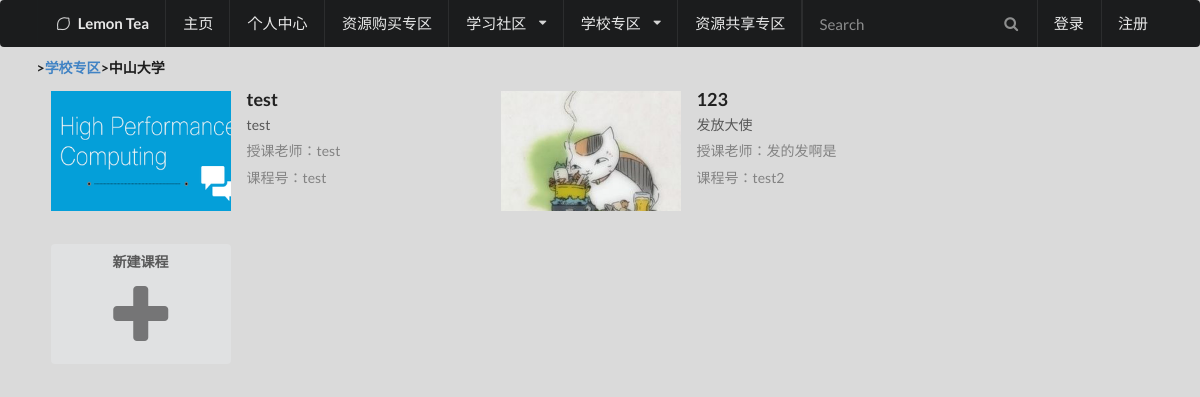
The page /school/1/ on the database its author committed.
### LemonApp/models.py (models this page shows, shortened)
class College(models.Model):
    name = models.CharField("大学名字", max_length=100)
    english_name = models.CharField("英文名字", max_length=100)
    image = models.ImageField("大学图片", upload_to="CollegePhoto/", null=True, default="CollegePhoto/default.png")
    description = models.TextField("大学介绍")
    class Meta:
        db_table = "College"

class Course(models.Model):
    college_id = models.ForeignKey(College, on_delete=models.CASCADE)
    creator_id = models.ForeignKey(Account, on_delete=models.CASCADE)
    course_order = models.IntegerField("课程编号", null=True)
    course_identifier = models.CharField("课程号", max_length=50)
    title = models.CharField("课程名称", max_length=50)
    image = models.ImageField("课程图片", upload_to="CoursePhoto/", null=True, default="CoursePhoto/default.png")
    description = models.TextField("课程介绍")
    teacher = models.CharField("授课老师", max_length=50)
    class Meta:
        unique_together = ("id", "college_id", "creator_id")
        db_table = "Course"

### LemonApp/views.py (the view)
# urls.py: url(r'^school/[0-9]+/$', views.courses, name='courses'),
def courses(request):
	path = request.path
	college_list = College.objects.all()
	URL_list = path.split('/')
	college_id = int(URL_list[2])
	college = College.objects.filter(id=college_id)[0]
	CourseList = Course.objects.filter(college_id=college)
	return render(request,'courses.html', locals())

### LemonApp/templates/courses.html (shortened to what this page needs)
{% load static %}
<!DOCTYPE html>
<html>
<head>
    <link rel="stylesheet" type="text/css" href="{% static 'semantic.css' %}">
</head>
<body>
	{% include "HeaderMenu.html"%}
<div class = "ui main container">
  <h5 class="ui header">><a href="/school/">学校专区</a>>{{ college.name }}</h5>
<div class="ui two column doubling stackable grid container">
{% for course in CourseList %}
  <div class="column">
<div class="ui items">
  <div class="item">
    <div class="image">
      <a href="course/{{ course.id }}/"><img src= "/LemonApp/media/{{ course.image }}" style="height:120px;width:180px;object-fit:cover;"></a>
    </div>
    <div class="content">
      <a href="course/{{ course.id }}/" class="header">{{ course.title }}</a>
      <div class="meta">
        <span>{{ course.description }}</span>
      </div>
      <div class="extra">授课老师：{{ course.teacher }} </div>
      <div class="extra">课程号：{{ course.course_identifier }} </div>
    </div>
  </div>
</div>
  </div>
{% endfor %}
<div class="column">
<div class="ui items">
  <div class="item">
    <div class="image">
      <a href="create_course/"><button class="ui button" style="height:120px;width:180px;object-fit:cover;"">新建课程<i class="plus icon" style="margin-left:28px;margin-top:40px;font-size:70px"></i></button></a>
    </div>
  </div>
</div>
  </div>
  <div class="column">
  </div>
</div>
</div>
</body>
</html>

### LemonApp/templates/courses.html (style rules this page uses)
body { background-color: #DADADA; }
.image { margin-top: -100px; }
.column { max-width: 450px; }

### rows shown on the page
College: name "中山大学"
Course: image (placeholder picture), title "test", description "test", teacher "test", course_identifier "test"
Course: image (picture), title "123", description "发放大使", teacher "发的发啊是", course_identifier "test2"
